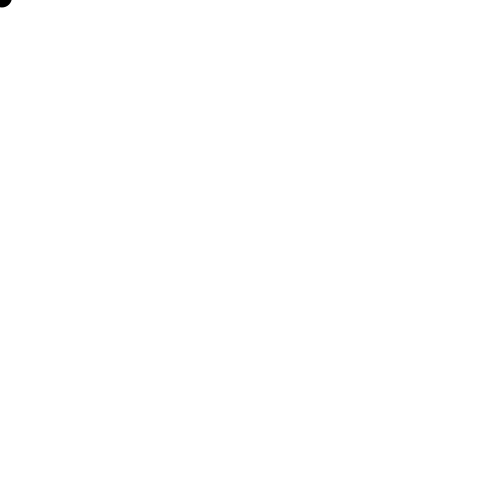
Frame 1 (no input)
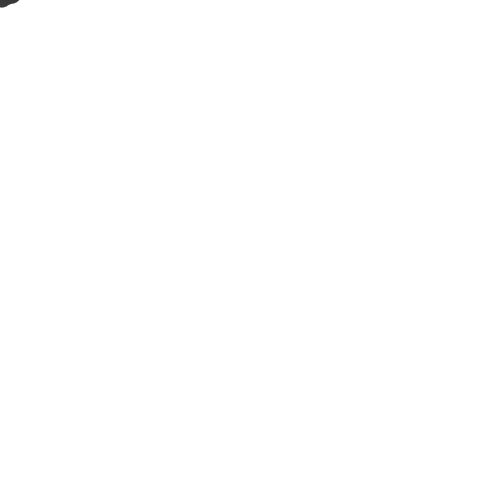
Frame 60 (the mouse pressed at the canvas centre just before this capture)
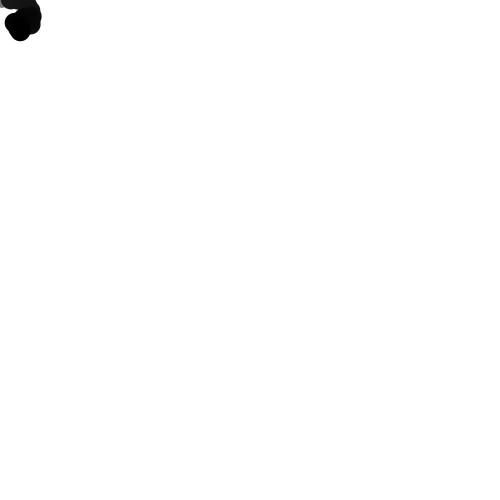
Frame 120 (the mouse held since frame 60 and released just before this capture)

The Processing sketch that drew these frames (run headless with seeded random() and noise(); from frame 60 on, the mouse is pressed at the canvas centre):

// Processing sketch: noc_randomwalk001
// ── noc_randomwalk001.pde
float x, y;

void setup(){
  size(500, 500);
  background(255);
  noStroke();
  x = 0;
  y = 0;
}

void draw(){
  fill(255, 255, 255, 1);
  rect(0, 0, width, height);
  x += random(-5.5, 6);
  y += random(-5.5, 6);
  fill(0);
  ellipse(x, y, 20, 20);
}
